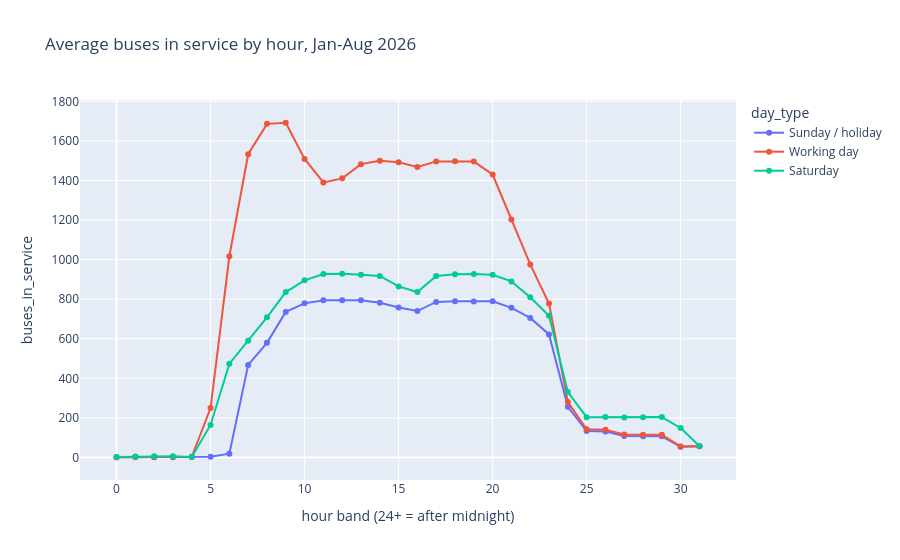

Write notebook code for a chart like this one.
### Markdown cell above
## Visualisation
Board list: scenario planning (2030 / 2035 / wildcard), map and routes with lines, bus scheduling (peak / off-peak, days of the week, times), future state over time (costs, emissions, line transition). The bus-scheduling view is below; the other views are in notebook 01 §10 (HTML and static PNGs in `outputs/`).

### Code cell
by_hour = (supply.groupby(["day_code", "date", "hour_band"]).buses_in_service.sum()
           .groupby(["day_code", "hour_band"]).mean().rename("buses_in_service").reset_index())
by_hour["day_type"] = by_hour.day_code.map(DAY)
px.line(by_hour, x="hour_band", y="buses_in_service", color="day_type", markers=True,
        title="Average buses in service by hour, Jan-Aug 2026", labels={"hour_band": "hour band (24+ = after midnight)"}).show()
peak_hour = by_hour.loc[by_hour[by_hour.day_code == "LA"].buses_in_service.idxmax()]
print(f"Working-day peak: {peak_hour.buses_in_service:.0f} buses in hour band {peak_hour.hour_band}")

### Figure 1 — Plotly figure (JSON) as saved in the notebook; plotly's stock layout.template omitted (floating-point values rounded to 4 significant figures)
{"data": [{"hovertemplate": "day_type=Sunday / holiday<br>hour band (24+ = after midnight)=%{x}<br>buses_in_service=%{y}<extra></extra>", "legendgroup": "Sunday / holiday", "line": {"color": "#636efa", "dash": "solid"}, "marker": {"symbol": "circle"}, "mode": "lines+markers", "name": "Sunday / holiday", "orientation": "v", "showlegend": true, "type": "scatter", "x": [0, 1, 2, 3, 4, 5, 6, 7, 8, 9, 10, 11, 12, 13, 14, 15, 16, 17, 18, 19, 20, 21, 22, 23, 24, 25, 26, 27, 28, 29, 30, 31], "xaxis": "x", "y": [1.577, 1.75, 1.385, 1.0, 4.0, 3.238, 18.79, 467.8, 579.4, 735.8, 779.0, 794.8, 794.9, 794.6, 782.5, 758.0, 740.0, 786.4, 789.9, 789.0, 789.3, 756.3, 705.3, 622.1, 255.8, 133.6, 131.5, 108.4, 106.8, 106.7, 54.51, 56.25], "yaxis": "y"}, {"hovertemplate": "day_type=Working day<br>hour band (24+ = after midnight)=%{x}<br>buses_in_service=%{y}<extra></extra>", "legendgroup": "Working day", "line": {"color": "#EF553B", "dash": "solid"}, "marker": {"symbol": "circle"}, "mode": "lines+markers", "name": "Working day", "orientation": "v", "showlegend": true, "type": "scatter", "x": [0, 1, 2, 3, 4, 5, 6, 7, 8, 9, 10, 11, 12, 13, 14, 15, 16, 17, 18, 19, 20, 21, 22, 23, 24, 25, 26, 27, 28, 29, 30, 31], "xaxis": "x", "y": [1.575, 1.822, 2.047, 2.273, 3.012, 249.7, 1017.0, 1533.0, 1687.0, 1692.0, 1509.0, 1390.0, 1411.0, 1483.0, 1500.0, 1493.0, 1469.0, 1497.0, 1498.0, 1496.0, 1430.0, 1204.0, 975.8, 778.3, 280.0, 142.0, 139.5, 116.2, 114.5, 114.2, 55.45, 56.8], "yaxis": "y"}, {"hovertemplate": "day_type=Saturday<br>hour band (24+ = after midnight)=%{x}<br>buses_in_service=%{y}<extra></extra>", "legendgroup": "Saturday", "line": {"color": "#00cc96", "dash": "solid"}, "marker": {"symbol": "circle"}, "mode": "lines+markers", "name": "Saturday", "orientation": "v", "showlegend": true, "type": "scatter", "x": [0, 1, 2, 3, 4, 5, 6, 7, 8, 9, 10, 11, 12, 13, 14, 15, 16, 17, 18, 19, 20, 21, 22, 23, 24, 25, 26, 27, 28, 29, 30, 31], "xaxis": "x", "y": [2.333, 4.5, 6.667, 5.5, 2.061, 164.3, 473.9, 590.5, 708.4, 836.0, 895.5, 927.2, 928.4, 924.0, 917.4, 864.6, 836.3, 917.3, 926.8, 927.3, 924.0, 890.1, 810.1, 715.8, 330.9, 203.6, 203.9, 202.3, 203.2, 204.3, 149.0, 57.97], "yaxis": "y"}], "layout": {"legend": {"title": {"text": "day_type"}, "tracegroupgap": 0}, "title": {"text": "Average buses in service by hour, Jan-Aug 2026"}, "xaxis": {"anchor": "y", "domain": [0.0, 1.0], "title": {"text": "hour band (24+ = after midnight)"}}, "yaxis": {"anchor": "x", "domain": [0.0, 1.0], "title": {"text": "buses_in_service"}}}}
